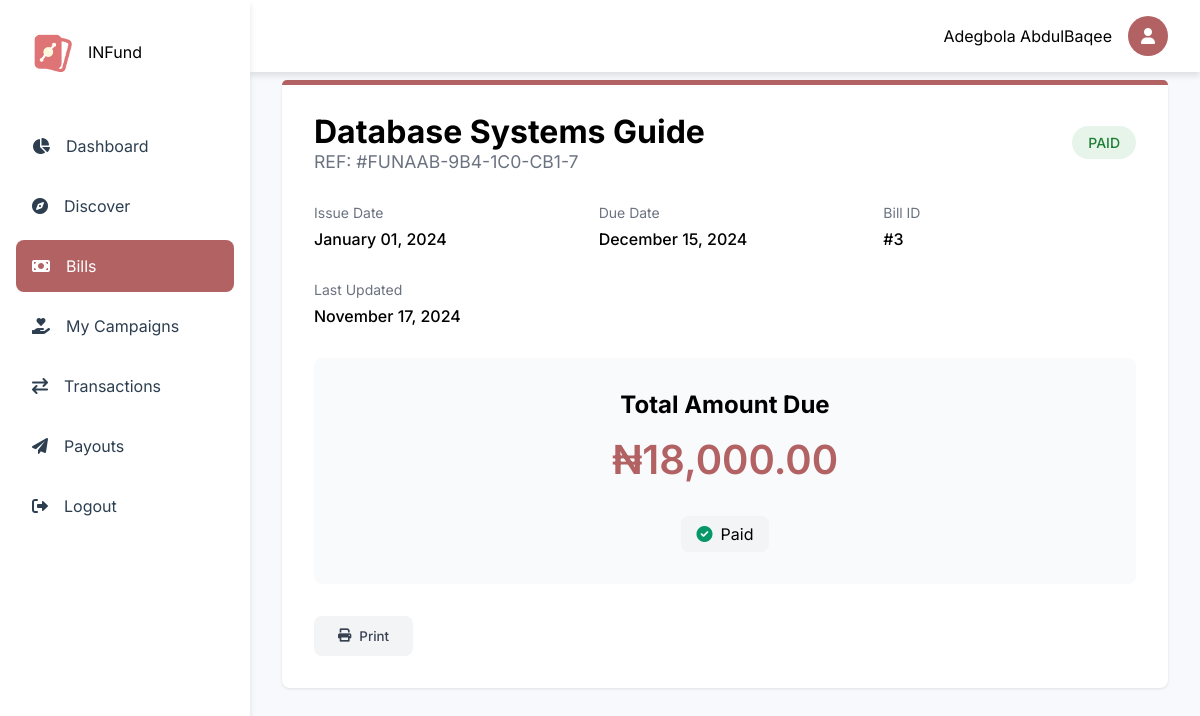
The page /dashboard/invoice.php?id=4 (signed in) on the database its author committed.
### tables this page shows
CREATE TABLE `users` (
  `id` int(11) NOT NULL,
  `fullname` varchar(1000) NOT NULL,
  `email` varchar(200) DEFAULT NULL,
  `balance` decimal(15,2) NOT NULL DEFAULT 0.00,
  `username` varchar(30) NOT NULL,
  `phone` varchar(30) DEFAULT NULL,
  `dob` varchar(200) DEFAULT NULL,
  `country` varchar(200) DEFAULT NULL,
  `state` varchar(1000) DEFAULT NULL,
  `university` varchar(1000) DEFAULT NULL,
  `faculty` varchar(1000) DEFAULT NULL,
  `department` varchar(1000) DEFAULT NULL,
  `matric_no` varchar(1000) NOT NULL,
  `password` varchar(1000) DEFAULT NULL,
  `level` varchar(200) NOT NULL DEFAULT '100',
  `bank_id` varchar(200) DEFAULT NULL,
  `bank_account_name` varchar(200) DEFAULT NULL,
  `account_number` int(30) DEFAULT NULL,
  `created_at` varchar(1000) DEFAULT current_timestamp(),
  `last_login` varchar(1000) DEFAULT current_timestamp(),
  `gender` varchar(1000) DEFAULT NULL
);

CREATE TABLE `bill_invoice` (
  `id` int(11) NOT NULL,
  `name` varchar(1000) DEFAULT NULL,
  `bill_id` int(11) NOT NULL,
  `uid` int(11) NOT NULL,
  `reference_id` varchar(1000) NOT NULL,
  `gateway_reference` varchar(200) DEFAULT NULL,
  `due_date` date DEFAULT NULL,
  `total_amount` decimal(10,2) NOT NULL,
  `status` enum('Pending','Paid','Cancelled') DEFAULT 'Pending',
  `got_funded` enum('True','False') DEFAULT 'False',
  `created_at` timestamp NOT NULL DEFAULT current_timestamp(),
  `updated_at` timestamp NOT NULL DEFAULT current_timestamp() ON UPDATE current_timestamp()
);

CREATE TABLE `bills` (
  `id` int(11) NOT NULL,
  `creator_id` int(11) NOT NULL,
  `name` varchar(255) NOT NULL,
  `university` varchar(255) NOT NULL,
  `faculty` varchar(255) NOT NULL,
  `department` varchar(1000) NOT NULL,
  `level` varchar(255) NOT NULL,
  `matric_no` varchar(255) NOT NULL,
  `price` decimal(10,2) NOT NULL,
  `start_date` date DEFAULT NULL,
  `end_date` date DEFAULT NULL,
  `created_at` timestamp NOT NULL DEFAULT current_timestamp()
);

### includes/user/bill_invoice_functions.php (called while the page is built, shortened)
<?php
function getInvoiceDetails($invoice_id)
{
    global $conn;
    $invoice_id = mysqli_real_escape_string($conn, $invoice_id);
    $sql = "SELECT bi.*, b.*, u.fullname, u.email, u.phone
            FROM bill_invoice bi
            JOIN bills b ON bi.bill_id = b.id
            JOIN users u ON bi.uid = u.id
            WHERE bi.id = '$invoice_id'";
    $result = mysqli_query($conn, $sql);
    if ($result && mysqli_num_rows($result) > 0) {
        return mysqli_fetch_assoc($result);
    }
    return null;
}
function formatAmount($amount)
{
    return '₦' . number_format($amount, 2);
}

### includes/user/functions.php (called while the page is built, shortened)
<?php
function getUserDetails(string $email): array
{
    global $conn;
    if (strpos($email, "@")) {
        $query = "SELECT * FROM users WHERE email = ?";
    } else {
        $query = "SELECT * FROM users WHERE id = ?";
    }
    $stmt = $conn->prepare($query);
    $stmt->bind_param("s", $email);
    $stmt->execute();
    $result = $stmt->get_result();
    $data = $result->fetch_assoc();
    return $data;
}
?>

### dashboard/invoice.php (the view, shortened to what this page needs)
<?php
include '../config/config.php';
require_once '../includes/user/bill_invoice_functions.php';
$invoice_details = getInvoiceDetails($_GET['id']);
$page = "Bills";
$css1 = "invoice";
include '../includes/user/nav.php';
?>
<main class="main-content invoice-container">
    <div class="invoice-header">
        <div class="invoice-title">
            <div>
                <h1><?php echo htmlspecialchars($invoice_details['name']); ?></h1>
                <span class="invoice-id">REF: #<span id="referenceId"><?php echo htmlspecialchars($invoice_details['reference_id']); ?></span></span>
            </div>
            <span class="status-badge status-<?php echo strtolower($invoice_details['status']); ?>" id="statusBadge">
                <?php echo htmlspecialchars($invoice_details['status']); ?>
            </span>
        </div>
        <div class="invoice-meta">
            <div class="meta-item">
                <span class="meta-label">Issue Date</span>
                <span class="meta-value" id="createdDate"><?php echo date('F d, Y', strtotime($invoice_details['start_date'])); ?></span>
            </div>
            <div class="meta-item">
                <span class="meta-label">Due Date</span>
                <span class="meta-value" id="dueDate"><?php echo date('F d, Y', strtotime($invoice_details['end_date'])); ?></span>
            </div>
            <div class="meta-item">
                <span class="meta-label">Bill ID</span>
                <span class="meta-value" id="billId">#<?php echo htmlspecialchars($invoice_details['bill_id']); ?></span>
            </div>
            <div class="meta-item">
                <span class="meta-label">Last Updated</span>
                <span class="meta-value" id="updatedDate"><?php echo date('F d, Y', strtotime($invoice_details['updated_at'])); ?></span>
            </div>
        </div>
        <div class="invoice-amount">
            <h2>Total Amount Due</h2>
            <div class="amount-value" id="totalAmount"><?php echo formatAmount($invoice_details['total_amount']); ?></div>
            <?php if ($invoice_details['status'] == 'Paid') : ?>
                <div class="funding-status" id="fundingStatus">
                    <i class="fas fa-check-circle funding-icon"></i>
                    <span>Paid</span>
                </div>
            <?php endif; ?>
        </div>
        <div class="action-buttons">
            <button class="btn btn-secondary" id="printButton">
                <i class="fas fa-print"></i>
                Print
            </button>
        </div>
</main>
<?php
include '../includes/user/footer.php';
?>

### includes/user/nav.php (shortened to what this page needs)
<?php
include '../config/config.php';
include '../includes/user/functions.php';
$my_details = getUserDetails($_SESSION["user_id"]);
?>
<!DOCTYPE html>
<html lang="en">
<head>
    <link href="https://cdnjs.cloudflare.com/ajax/libs/toastr.js/latest/css/toastr.min.css" rel="stylesheet" />
    <link rel="stylesheet" href="https://cdnjs.cloudflare.com/ajax/libs/font-awesome/6.0.0/css/all.min.css">
    <link rel="stylesheet" href="../assets/css/user/nav.css">
    <?php if (isset($css1)) : ?>
        <link rel="stylesheet" href="../assets/css/user/<?= $css1 ?>.css">
    <?php endif; ?>
</head>
<body>
    <div class="container">
        <nav class="sidenav">
            <div class="logo">
                <img src="../assets/images/static/logo.png" alt="Logo">
                <span>INFund</span>
            </div>
            <ul class="nav-links">
                <li class="nav-item">
                    <a href="./overview" class="nav-link <?= isset($page) && $page == 'Overview' ? 'active' : ''; ?>">
                        <i class="fas fa-chart-pie"></i>
                        <span>Dashboard</span>
                    </a>
                </li>
                <li class="nav-item">
                    <a href="./discover" class="nav-link <?= isset($page) && $page == 'Discover' ? 'active' : ''; ?>">
                        <i class="fas fa-compass"></i>
                        <span>Discover</span>
                    </a>
                </li>
                <li class="nav-item">
                    <a href="./bills" class="nav-link <?= isset($page) && $page == 'Bills' ? 'active' : ''; ?>">
                        <i class="fas fa-money-bill"></i>
                        <span>Bills</span>
                    </a>
                </li>
                <li class="nav-item">
                    <a href="./campaigns" class="nav-link <?= isset($page) && $page == 'Campaigns' ? 'active' : ''; ?>">
                        <i class="fas fa-hand-holding-heart"></i>
                        <span>My Campaigns</span>
                    </a>
                </li>
                <li class="nav-item">
                    <a href="./transactions" class="nav-link <?= isset($page) && $page == 'Transactions' ? 'active' : ''; ?>">
                        <i class="fas fa-exchange"></i>
                        <span>Transactions</span>
                    </a>
                </li>
                <li class="nav-item">
                    <a href="./payouts" class="nav-link <?= isset($page) && $page == 'Payouts' ? 'active' : ''; ?>">
                        <i class="fas fa-paper-plane"></i>
                        <span>Payouts</span>
                    </a>
                </li>
                <li class="nav-item">
                    <a href="./logout" class="nav-link ">
                        <i class="fas fa-sign-out-alt"></i>
                        <span>Logout</span>
                    </a>
                </li>
            </ul>
        </nav>
        <div class="topnav">
            <div class="user-profile">
                <span><?php echo $my_details['fullname']; ?></span>
                <a href="./profile">
                    <div class="avatar">
                        <i class="fas fa-user"></i>
                    </div>
                </a>
            </div>
        </div>

### assets/css/user/nav.css (style rules this page uses)
:root { --primary-color: #b36264; --secondary-color: #755e28; --accent-color: #b36264; --text-color: #2c3e50; --background-color: #f7f9fc; --card-background: #ffffff; --border-radius: 8px; --transition: all 0.3s ease; --shadow: 0 4px 6px rgba(0, 0, 0, 0.1); --shadow-hover: 0 10px 15px rgba(0, 0, 0, 0.15); --success-color: #4caf50; --warning-color: #ffa000; --danger-color: #f44336; --info-color: #2196f3; }
* { margin: 0; padding: 0; box-sizing: border-box; font-family: "Inter", sans-serif; }
body { background-color: var(--background-color); }
.container { display: flex; min-height: 100vh; }
.sidenav { width: 250px; background: var(--card-background); padding: 1rem; height: 100vh; position: fixed; transition: var(--transition); box-shadow: var(--shadow); z-index: 1000; }
.logo { display: flex; align-items: center; gap: 1rem; padding: 1rem; margin-bottom: 2rem; }
.logo img { width: 40px; height: 40px; }
.nav-links { list-style: none; }
.nav-item { margin-bottom: 0.5rem; }
.nav-link { display: flex; align-items: center; padding: 1rem; color: var(--text-color); text-decoration: none; border-radius: var(--border-radius); transition: var(--transition); gap: 1rem; }
.nav-link.active { background: var(--accent-color); color: white; }
.topnav { background: var(--card-background); padding: 1rem 2rem; display: flex; justify-content: flex-end; align-items: center; position: fixed; width: calc(100% - 250px); right: 0; box-shadow: var(--shadow); z-index: 900; }
.user-profile { display: flex; align-items: center; gap: 1rem; }
.avatar { width: 40px; height: 40px; border-radius: 50%; background: var(--accent-color); display: flex; align-items: center; justify-content: center; color: white; }
.main-content { margin-left: 250px; padding: 5rem 2rem 2rem; flex: 1; }

### assets/css/user/invoice.css (style rules this page uses)
.invoice-header { background: var(--card-background); padding: 2rem; border-radius: var(--border-radius); margin-bottom: 2rem; position: relative; box-shadow: 0 1px 3px rgba(0, 0, 0, 0.1); }
.invoice-header::before { content: ""; position: absolute; top: 0; left: 0; right: 0; height: 5px; background: var(--accent-color); border-radius: var(--border-radius) var(--border-radius) 0 0; }
.invoice-title { display: flex; justify-content: space-between; align-items: center; margin-bottom: 2rem; }
.invoice-title h1 { font-size: 2rem; margin: 0; }
.invoice-id { font-size: 1.1rem; color: #6b7280; }
.status-badge { padding: 0.5rem 1rem; border-radius: 20px; font-weight: 500; text-transform: uppercase; font-size: 0.875rem; }
.status-paid { background: #e6f4ea; color: #1e7e34; }
.invoice-meta { display: grid; grid-template-columns: repeat(auto-fit, minmax(200px, 1fr)); gap: 2rem; margin-bottom: 2rem; }
.meta-item { display: flex; flex-direction: column; }
.meta-label { font-size: 0.875rem; color: #6b7280; margin-bottom: 0.5rem; }
.meta-value { font-weight: 500; }
.invoice-amount { background: #f8fafc; padding: 2rem; border-radius: var(--border-radius); text-align: center; }
.amount-value { font-size: 2.5rem; font-weight: 600; color: var(--accent-color); margin: 1rem 0; }
.action-buttons { display: flex; gap: 1rem; margin-top: 2rem; }
.btn { padding: 0.75rem 1.5rem; border-radius: var(--border-radius); font-weight: 500; text-align: center; cursor: pointer; transition: all 0.3s ease; border: none; display: inline-flex; align-items: center; gap: 0.5rem; }
.btn-secondary { background: #f3f4f6; color: #374151; }
.funding-status { display: inline-flex; align-items: center; gap: 0.5rem; padding: 0.5rem 1rem; border-radius: var(--border-radius); background: #f3f4f6; margin-top: 1rem; }
.funding-icon { color: #059669; }

### rows shown on the page
users: fullname "Adegbola AbdulBaqee"
bill_invoice: bill.name "Database Systems Guide", reference "FUNAAB-9B4-1C0-CB1-7", status "PAID", bill.start_date "January 01, 2024", bill.end_date "December 15, 2024", bill "3", updated_at "November 17, 2024", total_amount "₦18,000.00"
